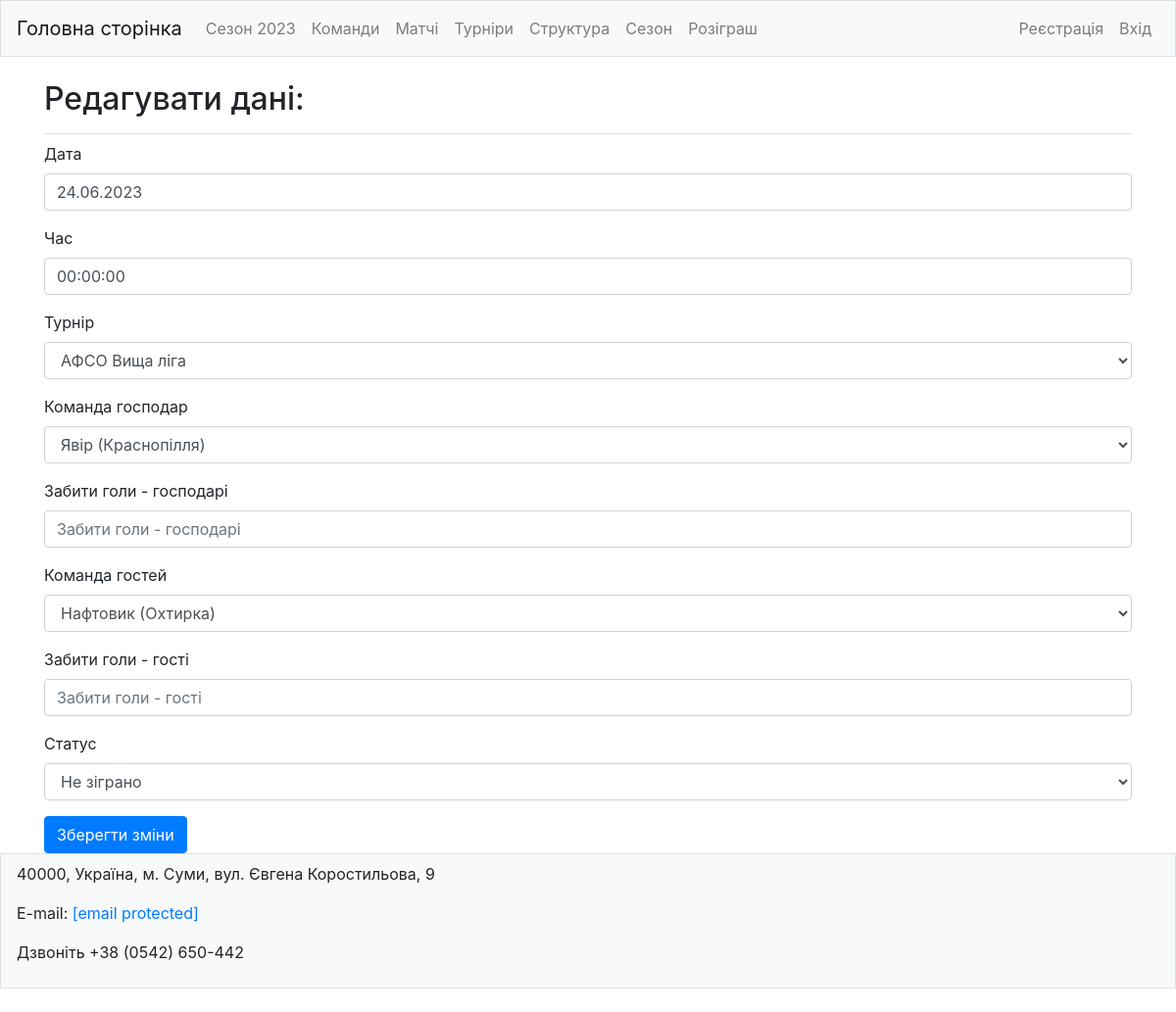
The app's page /edit_match/6/ with its own data.
### footballs/models.py (models this page shows, shortened)
class Matches(models.Model):
    STATUS_MATCH = (
        ('not_played', 'Не зіграно'),
        ('played', 'Зіграно'),
        ('tech_defeat', 'Тех. поразка'),
    )
    match_date = models.DateField(blank=True, default='01.01.2023', verbose_name="Дата")
    match_time = models.TimeField(blank=True, default='00:00', verbose_name="Час")
    tournament = models.ForeignKey(Tournaments, on_delete=models.DO_NOTHING, related_name='tournaments',
                                      verbose_name="Турнір")
    host_team = models.ForeignKey(Teams, on_delete=models.DO_NOTHING, related_name="teams_home",
                                     verbose_name="Команда господар")
    visiting_team = models.ForeignKey(Teams, on_delete=models.DO_NOTHING, related_name="teams_guests",
                                         verbose_name="Команда гостей")
    host_team_goals = models.IntegerField(null=True, blank=True, verbose_name="Забити голи - господарі",
                                          validators=[MinValueValidator(0),
                                                      MaxValueValidator(99)])
    visiting_team_goals = models.IntegerField(null=True, blank=True, verbose_name="Забити голи - гості",
                                              validators=[MinValueValidator(0),
                                                          MaxValueValidator(99)])
    status = models.CharField(max_length=11, choices=STATUS_MATCH, blank=True, default='not_played',
                              verbose_name="Статус")
    round = models.ForeignKey(Rounds, on_delete=models.DO_NOTHING, related_name='tur', verbose_name="Тур")
    date_create = models.DateTimeField(auto_now_add=True)
    date_update = models.DateTimeField(auto_now=True)
    class Meta:
        verbose_name = "Матчі"
        verbose_name_plural = "Матчі"

### footballs/views.py (the view)
# urls.py: path('edit_match/<int:match_id>/', views.edit_match, name='edit_match'),
def edit_match(request, match_id):
    match = Matches.objects.get(id=match_id)
    if request.method != 'POST':
        form = MatchesForm(instance=match)
    else:
        form = MatchesForm(instance=match, data=request.POST)
        if form.is_valid():
            form.save()
            return redirect('footballs:match', match_id=match.id)
    context = {
        'match': match,
        'form': form,
    }
    return render(request, 'footballs/edit_match.html', context)

### footballs/forms.py
class MatchesForm(forms.ModelForm):
    class Meta:
        model = Matches
        fields = [
            'match_date',
            'match_time',
            'tournament',
            'host_team',
            'host_team_goals',
            'visiting_team',
            'visiting_team_goals',
            'status',
        ]

### footballs/models.py (called while the page is built)
    def __str__(self):
        return self.name

    def __str__(self):
        return self.team

### footballs/templates/footballs/edit_match.html (shortened to what this page needs)
{% extends 'base.html'%}
{% load bootstrap4 %}
{% block page_header %}
  <h2>Редагувати дані:</h2>
{% endblock page_header %}
{% block content %}
    <form action="{% url 'footballs:matches' %}" enctype="multipart/form-data" method='post' form method="post">
        {% bootstrap_form form %}
        {% buttons %}
        <button name="submit" class="btn btn-primary">Зберегти зміни</button>
        {% endbuttons %}
    </form>
{% endblock content %}

### records on screen
Matches: match_date "24.06.2023", match_time "00:00:00", tournament "АФСО Вища ліга", host_team "Явір (Краснопілля)", visiting_team "Нафтовик (Охтирка)", status "Не зіграно"
